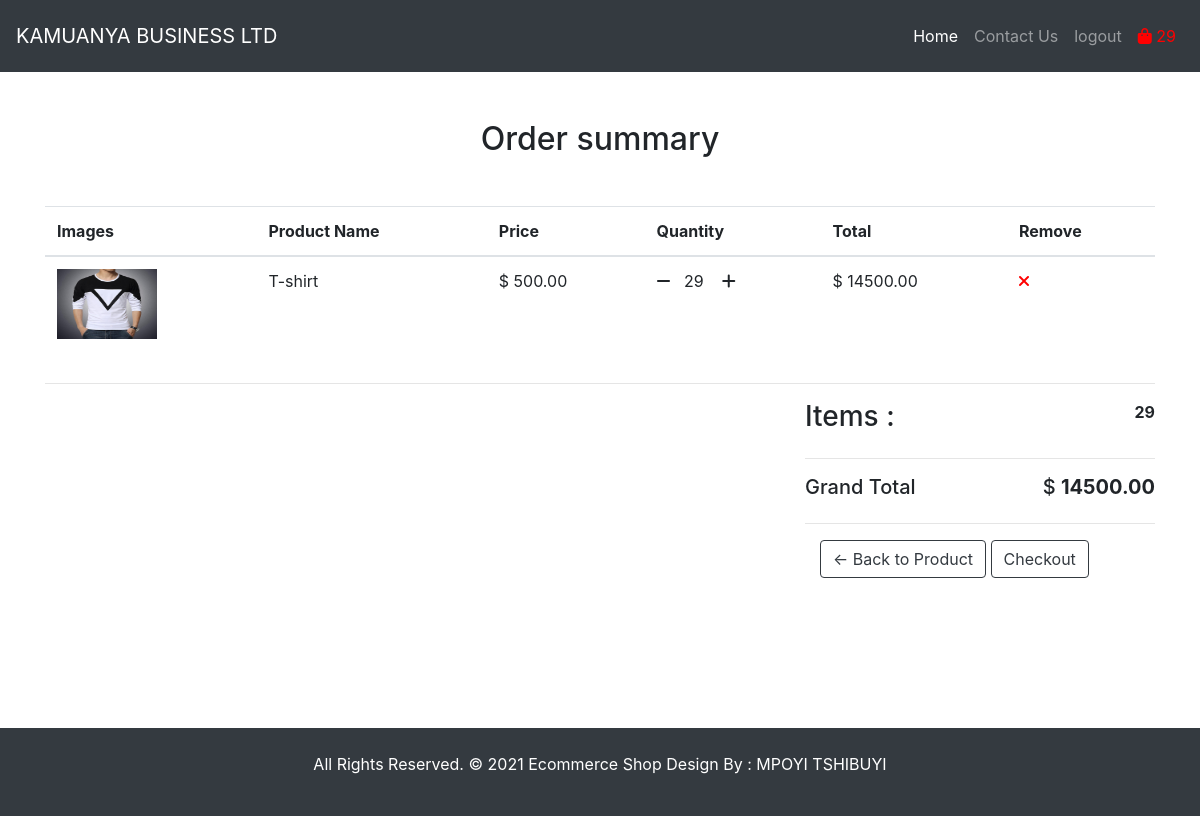
The app's page /cart/ (signed in), older data.
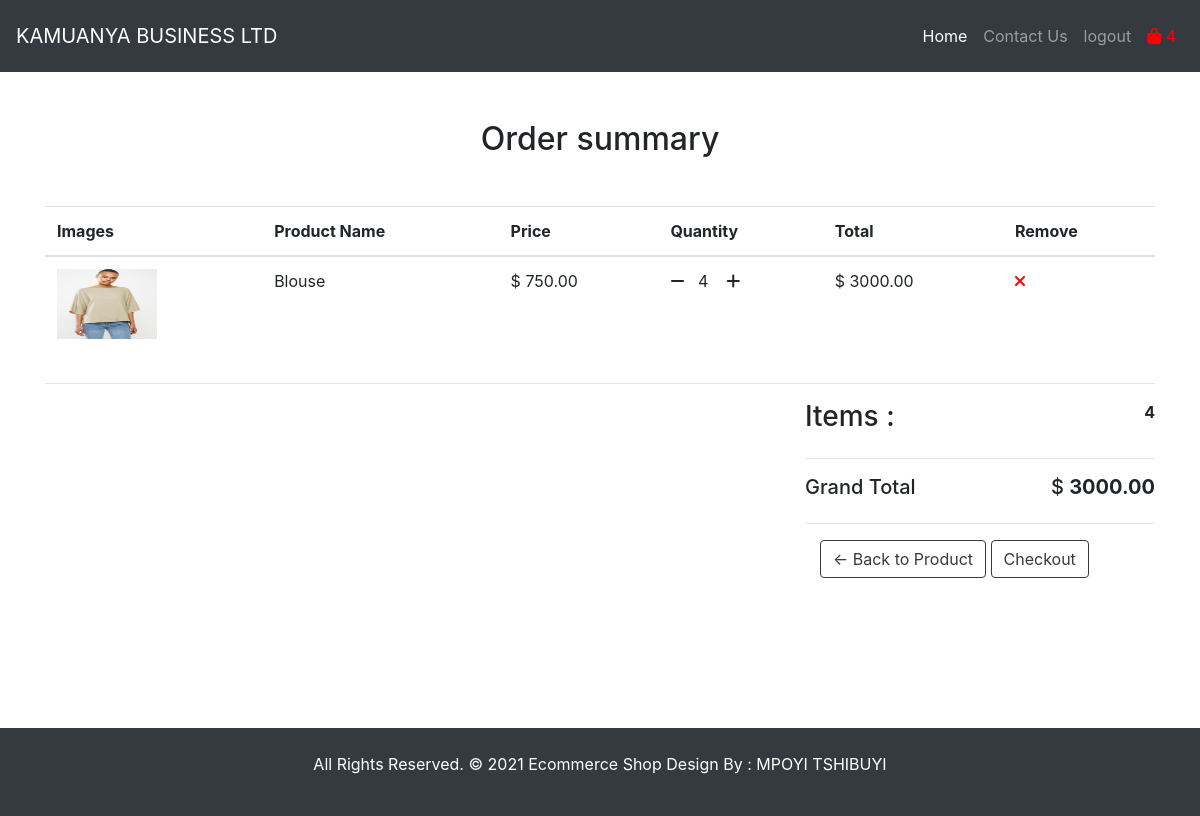
The same page, newer data.
### store/models.py (models this page shows, shortened)
class OrderItem(models.Model):
    user                          = models.ForeignKey(User,             verbose_name="USER",    on_delete=models.CASCADE)
    product                       = models.ForeignKey(Product,          verbose_name="PRODUCT", on_delete=models.CASCADE)
    order                         = models.ForeignKey(Order,            verbose_name="ORDER",   on_delete=models.CASCADE)
    complete                      = models.BooleanField(default=False)
    quantity                      = models.IntegerField("QUANTITY",     default=0)
    date_added                    = models.DateTimeField("DATE ADDED",  auto_now_add= True)
    class Meta:
        app_label   = 'store'
        db_table    = 'OrderItem'
        verbose_name_plural = 'orderitems'
    @property
    def get_total(self):
        total = self.product.price * self.quantity
        return total

class Product(models.Model):
    title                   = models.CharField('TITLE' ,                max_length=120)
    digital                 = models.BooleanField("DIGITAL",                   default=False, blank=True, null=True)
    image                   = models.ImageField('PRODUCT IMAGE',        upload_to='photo/',        blank=True,     null=True)
    description             = models.TextField('DESCRIPTION',           )
    price                   = models.DecimalField('PRICE',              max_digits=19,      default=0,              decimal_places=2,  blank=True)
    discount_price          = models.DecimalField('DISCOUNTED PRICE',   max_digits=19,      default=0,              decimal_places=2,  blank=True)
    top_featured            = models.BooleanField("TOP FEATURE",        default=False,      blank=True, null=True)
    best_seller             = models.BooleanField("BEST SELLER",        default=False,      blank=True, null=True)
    class Meta:
        app_label   = 'store'
        db_table    = 'Product'
        verbose_name_plural = 'products'
    @property
    def image_url(self):
        try:
            url = self.image.url
        except:
            url = ''
        return url

class Order(models.Model):
    user                        = models.ForeignKey(User, on_delete=models.CASCADE)
    date_ordered                = models.DateTimeField(auto_now_add= True)
    complete                    = models.BooleanField(default=False)
    address                     = models.CharField(max_length=120, blank=True, null=True)
    payment                     = models.CharField(max_length=120, blank=True, null=True)
    coupon                      = models.CharField(max_length=120, blank=True, null=True)
    being_delivered             = models.CharField(max_length=120, blank=True, null=True)
    received                    = models.CharField(max_length=120, blank=True, null=True)
    refund_requested            = models.CharField(max_length=120, blank=True, null=True)
    refund_granted              = models.CharField(max_length=120, blank=True, null=True)
    class Meta:
        app_label   = 'store'
        db_table    = 'Order'
        verbose_name_plural = 'orders'
    @property
    def get_cart_total(self):
        orderitems = self.orderitem_set.all()
        total = sum([item.get_total for item in orderitems])
        return total
    @property
    def get_cart_items(self):
        orderitems = self.orderitem_set.all()
        total = sum([item.quantity for item in orderitems])
        return total

### store/views.py (the view)
# urls.py: path('cart/',                                       cart,               name="cart"),
def cart(request):
    template_name = 'store/cart.html'
    if request.user.is_authenticated:
        user = request.user
        order, created = Order.objects.get_or_create(
            user = user,
            complete = False
        )
        items = order.orderitem_set.all()
        cartItems = order.get_cart_items
    else:
        items = []
        order = {'get_cart_total':0, 'get_cart_items': 0, 'sipping':False}
        cartItems = order['get_cart_items']
    context = {'items': items, 'order': order, 'cartItems':cartItems}
    return render(request, template_name, context)

### store/templates/store/cart.html (shortened to what this page needs)
{% extends 'base.html' %}
{% block content %}
<div class="cart-box-main mt-5 " style="margin-bottom: 150px;">
    <div class="container">
        <h2 class="text-center mb-5"> Order summary</h2>
        <div class="row">
            <div class="col-lg-12">
                <div class="table-main table-responsive  ">
                    <table  class="table color-darker" >
                        <thead>
                        <tr>
                            <th>Images</th>
                            <th>Product Name</th>
                            <th>Price</th>
                            <th>Quantity</th>
                            <th>Total</th>
                            <th>Remove</th>
                        </tr>
                        </thead>
                        <tbody>
                        {% for item in items %}
                        <tr>
                            <td class="thumbnail-img">
                                <a href="#">
                                    <img alt="" class="img-fluid" style="" src="{{ item.product.image_url }}"/>
                                </a>
                            </td>
                            <td>
                                <p>
                                    {{ item.product.title }}
                                </p>
                            </td>
                            <td >
                                <p>$ {{ item.product.price }} </p>
                            </td>
                            <td class="quantity-box "><i class="fa fa-minus chg-quantity  update-cart cursor-pointer"  data-action="remove"
                                data-product="{{ item.product.id }}" aria-hidden="true"></i>&nbsp; &nbsp;{{ item.quantity }}&nbsp; &nbsp; <i class="fa fa-plus chg-quantity update-cart pe-auto" data-action="add"
                                data-product="{{ item.product.id }}" aria-hidden="true"></i></td>
                            <td class="total-pr">
                                <p>$ {{ item.get_total }}</p>
                            </td>
                            <td class="remove-pr quantity-box "  style="color:red;">
                                    <i class="fas fa-times chg-quantity update-cart" data-action="delete"
                                data-product="{{ item.product.id }}"></i>
                            </td>
                        </tr>
                        {% endfor %}
                        </tbody>
                    </table>
                </div>
            </div>
        </div>
        <hr>
        <div class="row my-3 ">
            <div class="col-lg-8 col-sm-12"></div>
            <div class="col-lg-4 col-sm-12">
                <div class="order-box">
                      <div class="d-flex">
                        <h3>Items : </h3>
                        <div class="ml-auto font-weight-bold">{{ order.get_cart_items }} </div>
                    </div>
                    <hr>
                    <div class="d-flex gr-total">
                        <h5>Grand Total</h5>
                        <div class="ml-auto h5">  $ <b>{{ order.get_cart_total }}</b> </div>
                    </div>
                    <hr>
                <div class="container float-right">
                    <a class="btn btn-outline-dark" href="{% url 'store:home' %}">&#x2190; Back to Product</a>
                    <a class="ml-auto btn  btn-outline-dark hvr-hover" href="{% url 'store:checkout' %}">Checkout</a>
                </div>
                </div>
            </div>
        </div>
    </div>
</div>
{% endblock content %}

Row changes from the older to the newer data that the page shows:
removed OrderItem: product.image_url (picture), product "T-shirt", product.price "500.00", quantity "29", get_total "14500.00"
removed Order: get_cart_items "29", get_cart_total "14500.00"
added OrderItem: product.image_url (picture), product "Blouse", product.price "750.00", quantity "4", get_total "3000.00"
added Order: get_cart_items "4", get_cart_total "3000.00"
Text that changed along with them:
{{ cartItems }}: "29" → "4"
